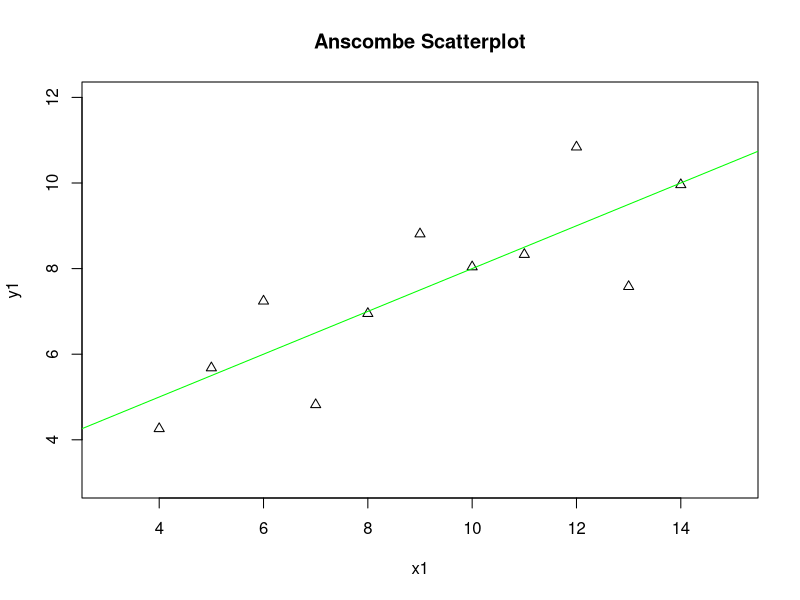

R code for this plot:
## ---- chunk 1
data(anscombe)
dim(anscombe)
colnames(anscombe)
head(anscombe)
tail(anscombe)
summary(anscombe)
## ---- chunk 2
# knitr chunk options
knitr::opts_chunk$set(fig.width = 8,
                      fig.height = 8,
                      fig.align = "center",
                      fig.path =  "figures",
                      dev = "svg") 
library(dplyr)
library(ggplot2)
anscombe.nu <- select(anscombe, x1, y1)
anscombe.nu
plot(anscombe.nu$y1~anscombe.nu$x1,
     main = "Anscombe Scatterplot",
     xlab = "x1",
     ylab = "y1",
     ylim = c(3,12),
     xlim = c(3, 15),
     pch = 24)
abline(lm(y1~x1, data = anscombe), col = "green")
